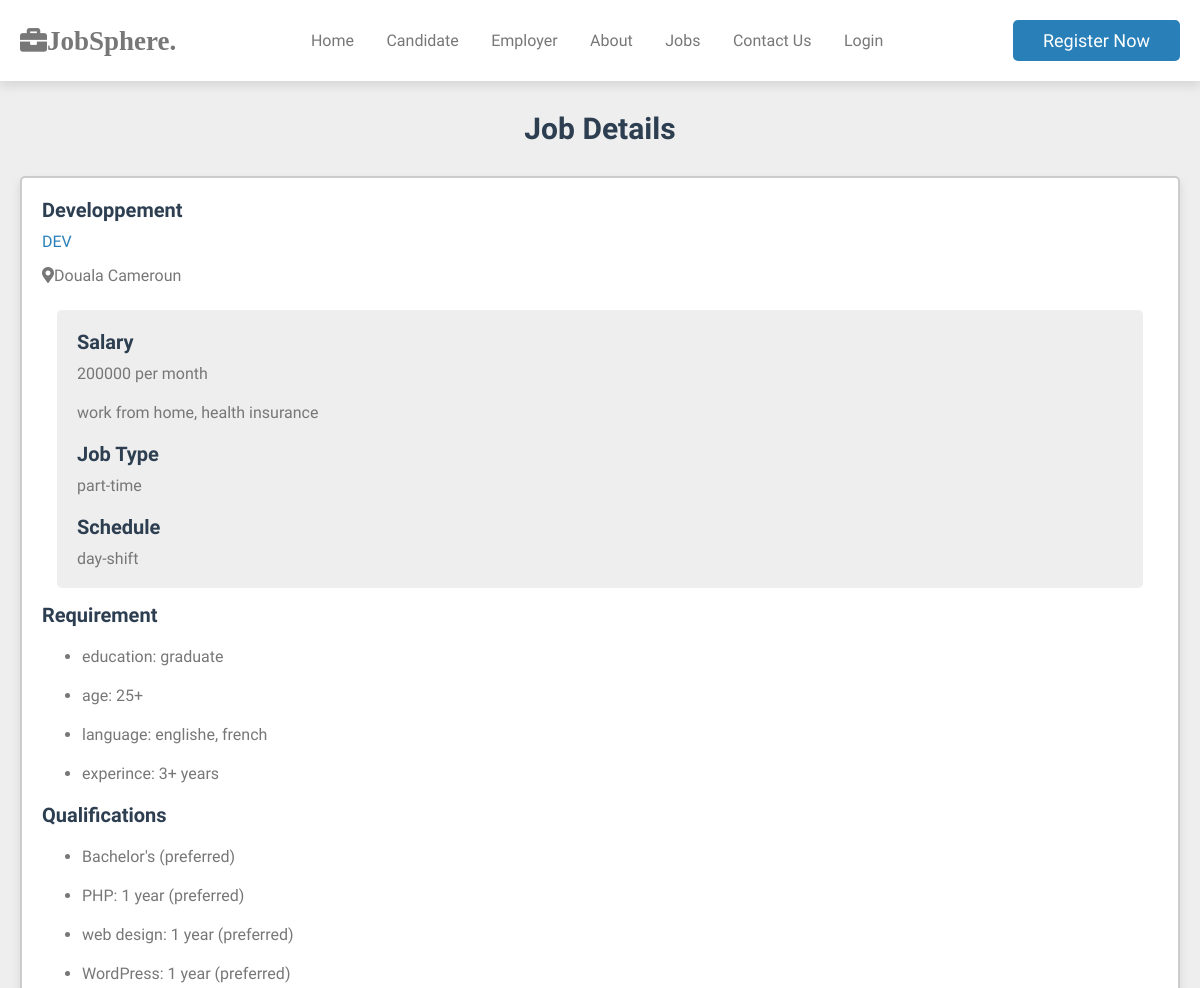
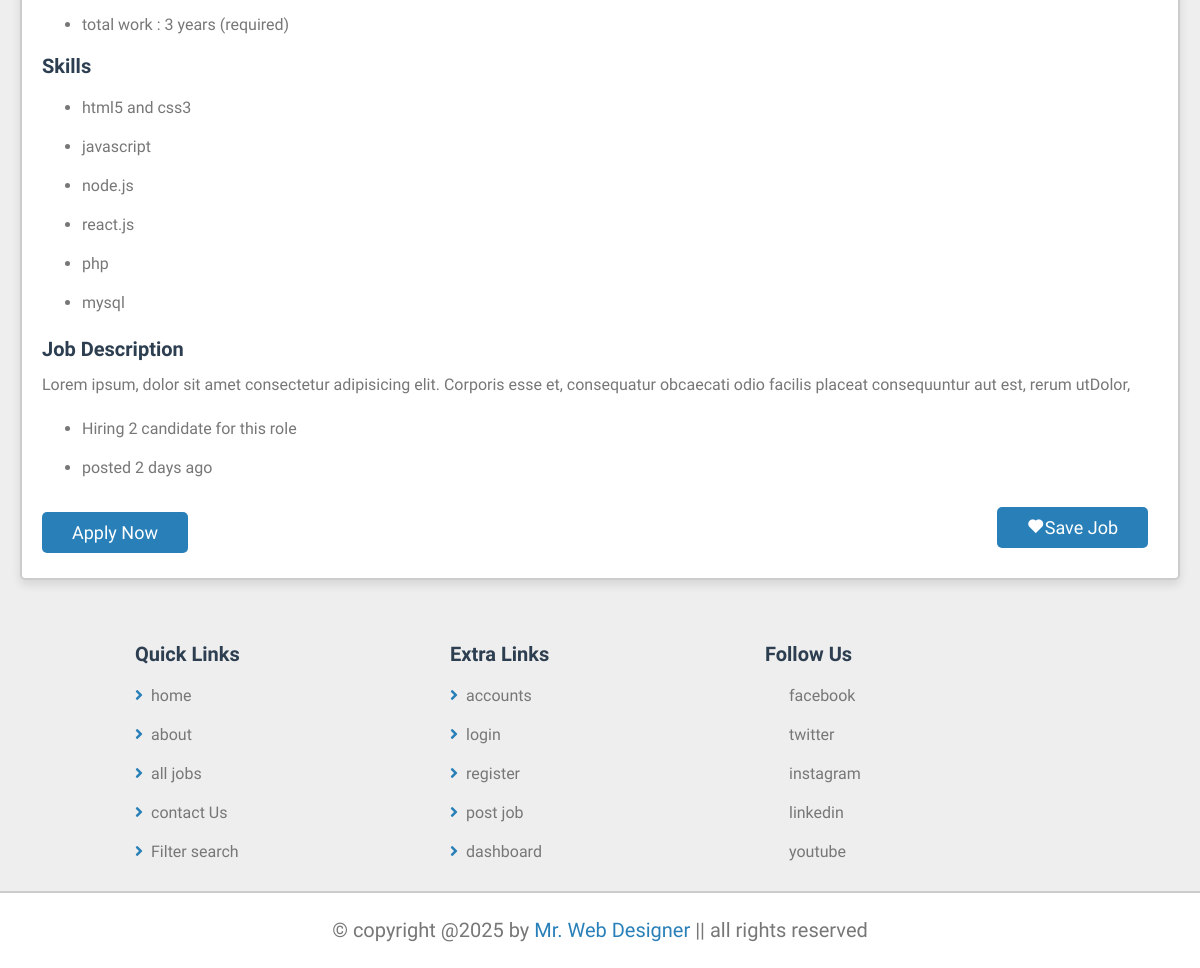
Screenshot of /project/view_jobs.php?id=24 with the database file from the repository (2 pictures, top to bottom).
### tables this page shows
CREATE TABLE IF NOT EXISTS `job_post` (
  `job_post_id` int NOT NULL AUTO_INCREMENT,
  `user_id` int NOT NULL,
  `title` varchar(255) NOT NULL,
  `description` text,
  `requirement` text,
  `qualification` text,
  `salary_range` varchar(100) DEFAULT NULL,
  `part_time` varchar(20) DEFAULT NULL,
  `day_shift` varchar(20) DEFAULT NULL,
  `post_date` datetime DEFAULT CURRENT_TIMESTAMP,
  `state` varchar(50) DEFAULT 'active',
  `created_at` datetime DEFAULT CURRENT_TIMESTAMP,
  `updated_at` datetime DEFAULT CURRENT_TIMESTAMP ON UPDATE CURRENT_TIMESTAMP,
  `skills` text,
  `town` varchar(100) DEFAULT NULL,
  `country` varchar(100) DEFAULT NULL,
  PRIMARY KEY (`job_post_id`),
  KEY `user_id` (`user_id`)
);

CREATE TABLE IF NOT EXISTS `user` (
  `user_id` int NOT NULL AUTO_INCREMENT,
  `name` varchar(100) NOT NULL,
  `second_name` varchar(70) DEFAULT NULL,
  `email` varchar(100) NOT NULL,
  `date_of_b` date DEFAULT NULL,
  `password` varchar(50) NOT NULL,
  `role` enum('candidate','employer','admin') NOT NULL,
  `gender` varchar(10) DEFAULT NULL,
  `phone` varchar(30) DEFAULT NULL,
  `image` varchar(100) NOT NULL,
  `town` varchar(50) NOT NULL,
  `country` varchar(50) NOT NULL,
  `company_type` varchar(30) NOT NULL,
  `company_num` varchar(70) NOT NULL,
  `created_at` datetime DEFAULT CURRENT_TIMESTAMP,
  `updated_at` datetime DEFAULT CURRENT_TIMESTAMP ON UPDATE CURRENT_TIMESTAMP,
  PRIMARY KEY (`user_id`),
  UNIQUE KEY `email` (`email`)
);

### project/view_jobs.php (the view, shortened to what this page needs)
<?php
  include("connect.php");
  $id=$_GET['id'];
  $sql="SELECT * FROM job_post where job_post_id =$id";
  $result=mysqli_query($conn,$sql);
  $row=mysqli_fetch_assoc($result);
  $idE=$row['user_id'];
  $entreprise="SELECT * FROM user where user_id=$idE";
  $en=mysqli_query($conn,$entreprise);
  $row1=mysqli_fetch_assoc($en);
?>
<!DOCTYPE html>
<html lang="en">
<head>
    <link rel="stylesheet" href="css/style.css">
    <link rel="stylesheet" href="https://cdnjs.cloudflare.com/ajax/libs/font-awesome/5.7.2/css/all.min.css"/>
    <link rel="stylesheet" href="https://cdnjs.cloudflare.com/ajax/libs/boxicons/2.1.0/css/boxicons.min.css"/>
</head>
<body>
     <?php
     include ("header.php");
     ?>
     <section class="job-details">
        <h1 class="heading">job details </h1>
        <div class="details">
            <div class="job-info">
              <h3><?php echo$row['title']?></h3>
              <a href="view_company.php"><?php echo$row1['name']?></a>
              <p><i class="fas fa-map-marker-alt"></i><?php echo $row['town'].' '.$row['country']?> </p>
            </div>
            <div class="basic-details">
                <h3>salary</h3>
                <p><?php echo $row['salary_range']?>  per month</p>
                <p>work from home, health insurance</p>
                <h3>job type</h3>
                <p>part-time</p>
                <h3>schedule</h3>
                <p>day-shift</p>
            </div>
            <ul>
                <h3>requirement</h3>
                <li>education: <span>graduate</span></li>
                <li>age: <span>25+</span></li>
                <li>language: <span>englishe, french</span></li>
                <li>experince: <span>3+ years</span></li>
            </ul>
            <ul>
                <h3>qualifications</h3>
                <li>Bachelor's (preferred)</li>
                <li>PHP: 1 year (preferred)</li>
                <li>web design: 1 year (preferred)</li>
                <li>WordPress: 1 year (preferred)</li>
                <li>total work : 3 years (required)</li>
            </ul>
            <ul>
                <h3>skills</h3>
                <li>html5 and css3</li>
                <li>javascript</li>
                <li>node.js</li>
                <li>react.js</li>
                <li>php</li>
                <li>mysql</li>
            </ul>
            <div class="description">
                <h3>job description </h3>
                <p >Lorem ipsum, dolor sit amet consectetur adipisicing elit. Corporis esse et, consequatur obcaecati odio facilis placeat consequuntur aut est, rerum utDolor, </p>
                <ul>
                    <li>Hiring 2 candidate for this role</li>
                    <li>posted 2 days ago</li>
                </ul>
            </div>
            <form action="" method="post" class="flex-btn">
                <?php if(isset($_SESSION['user_id'])){    ?>
                    <a href="apply.php?id=<?php echo$id?>"type="submit" value="apply now" id="apply" name="apply" class="btn">apply Now</a>
                    <?php }else{
                        ?>
                         <a href="login.php?"type="submit" value="apply now" id="apply" name="apply" class="btn">apply Now</a>
                        <?php }?>
                <button type="submit" class="btn"><i class="bx bxs-heart"></i><span>save job</span></button>
            </form>
        </div>  <br><br>
     </section>
    <?php
     include ("footer.php");
    ?>
</body>
</html>

### project/css/style.css (style rules this page uses)
:root { --main-color: #2980b9; --red:red; --light-color:#777; --light-bg:#eee; --black:#2c3e50; --white:#fff; --box-shadow: 0 .5rem 1rem rgba(0, 0, 0, 0.1); --border:0.2rem solid rgba(0, 0, 0, 0.2); }
* { font-family: 'comfortaa', cursive; margin: 0; padding: 0; box-sizing: border-box; text-decoration: none; outline: none; border: none; }
html { font-size: 62.5%; overflow-x: hidden; scroll-padding-top: 7rem; scroll-behavior: smooth; }
body { background-color: var(--light-bg); }
section { padding: 2rem; margin: 0 auto; max-width: 1200px; }
.heading { text-align: center; margin-bottom: 2rem; font-size: 3rem; color: var(--black); text-transform: capitalize; padding: 1rem 0; }
.btn { display: inline-block; margin-top: 1rem; padding: 1rem 3rem; cursor: pointer; font-size: 1.8rem; color: var(--white); background-color: var(--main-color); border-radius: .5rem; text-transform: capitalize; text-align: center; }
.flex-btn { display: flex; align-items: center; justify-content: space-between; column-gap: 1rem; flex-wrap: wrap; }
.job-details .details { background-color: var(--white); border-radius: .5rem; border: var(--border); padding: 2rem; box-shadow: var(--box-shadow); overflow-x: hidden; }
.job-details .details h3 { margin-bottom: 1rem; font-size: 2rem; color: var(--black); text-transform: capitalize; overflow-x: hidden; text-overflow: ellipsis; }
.job-details .details .job-info a { display: block; font-size: 1.6rem; color: var(--main-color); margin: 0.5rem 0; }
.job-details .details .job-info p { padding: 1rem 0; font-size: 1.6rem; color: var(--light-color); }
.job-details .details .basic-details { background-color: var(--light-bg); margin: 1.5rem; border-radius: .5rem; padding: 2rem; padding-bottom: 0; }
.job-details .details .basic-details p { color: var(--light-color); padding-bottom: 2rem; font-size: 1.6rem; }
.job-details .details ul { margin: 1rem 0; }
.job-details .details ul li { padding: 1rem 0; font-size: 1.6rem; color: var(--light-color); margin-left: 4rem; }
.job-details .details .description { margin-top: 1.5rem; }
.job-details .details .description p { font-size: 1.6rem; color: var(--light-color); line-height: 1.8rem; padding: .5rem 0; }

### project/header.php (style rules this page uses)
button { background-color: #2980b9; color: white; padding: 15px 32px; margin: 10px; border: none; border-radius: 4px; cursor: pointer; }

### rows the page displays
job_post: title "Developpement", town "Douala", country "Cameroun", salary_range "200000"
user: name "DEV"
